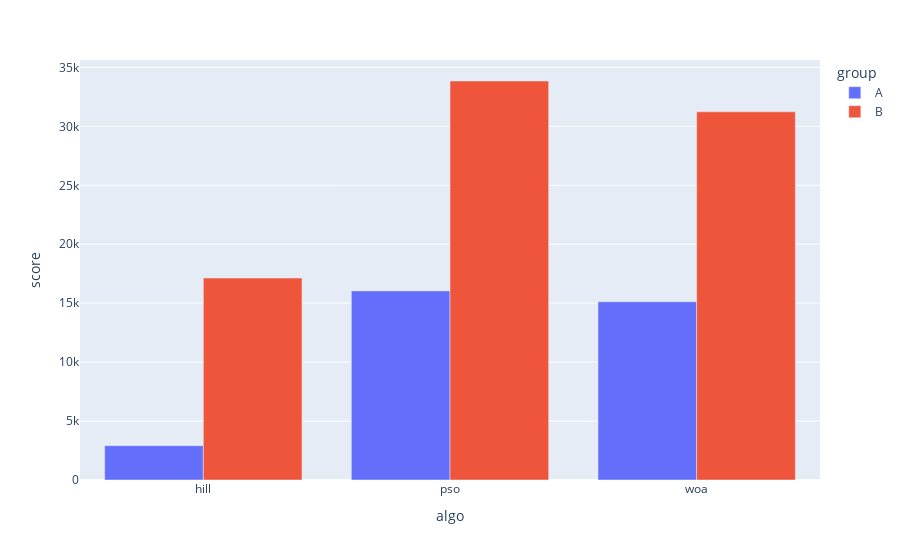

The notebook cell this image was saved under:
### Code cell
# VIS 2

# optimise group B

for algo_name, algo_instance in groupB.items():
    algo_instance.optimise()

import pandas as pd

# build a dataframe with the algo name, its best score, and its group
group_A_df = pd.DataFrame(
    {
        "algo": [algo_name for algo_name in groupA.keys()],
        "score": [algo.best_fitness for algo in groupA.values()],
        "group": ["A"] * len(groupA),
        "type": ["complex"] * len(groupA),
    }
)
group_B_df = pd.DataFrame(
    {
        "algo": [algo_name for algo_name in groupB.keys()],
        "score": [algo.best_fitness for algo in groupB.values()],
        "group": ["B"] * len(groupB),
        "type": ["complex"] * len(groupB),
    }
)
# combine the two dataframes
combined_df = pd.concat([group_A_df, group_B_df], ignore_index=True)

import plotly.express as px

px.bar(combined_df, x="algo", y="score", color="group", barmode="group").show()

### Figure 1 — Plotly figure (JSON) as saved in the notebook; plotly's stock layout.template omitted (floating-point values rounded to 4 significant figures)
{"data": [{"alignmentgroup": "True", "hovertemplate": "group=A<br>algo=%{x}<br>score=%{y}<extra></extra>", "legendgroup": "A", "marker": {"color": "#636efa", "pattern": {"shape": ""}}, "name": "A", "offsetgroup": "A", "orientation": "v", "showlegend": true, "textposition": "auto", "type": "bar", "x": ["hill", "pso", "woa"], "xaxis": "x", "y": [2912.0, 16040.0, 15120.0], "yaxis": "y"}, {"alignmentgroup": "True", "hovertemplate": "group=B<br>algo=%{x}<br>score=%{y}<extra></extra>", "legendgroup": "B", "marker": {"color": "#EF553B", "pattern": {"shape": ""}}, "name": "B", "offsetgroup": "B", "orientation": "v", "showlegend": true, "textposition": "auto", "type": "bar", "x": ["hill", "pso", "woa"], "xaxis": "x", "y": [17130.0, 33850.0, 31230.0], "yaxis": "y"}], "layout": {"barmode": "group", "legend": {"title": {"text": "group"}, "tracegroupgap": 0}, "margin": {"t": 60}, "xaxis": {"anchor": "y", "domain": [0, 1], "title": {"text": "algo"}}, "yaxis": {"anchor": "x", "domain": [0, 1], "title": {"text": "score"}}}}
